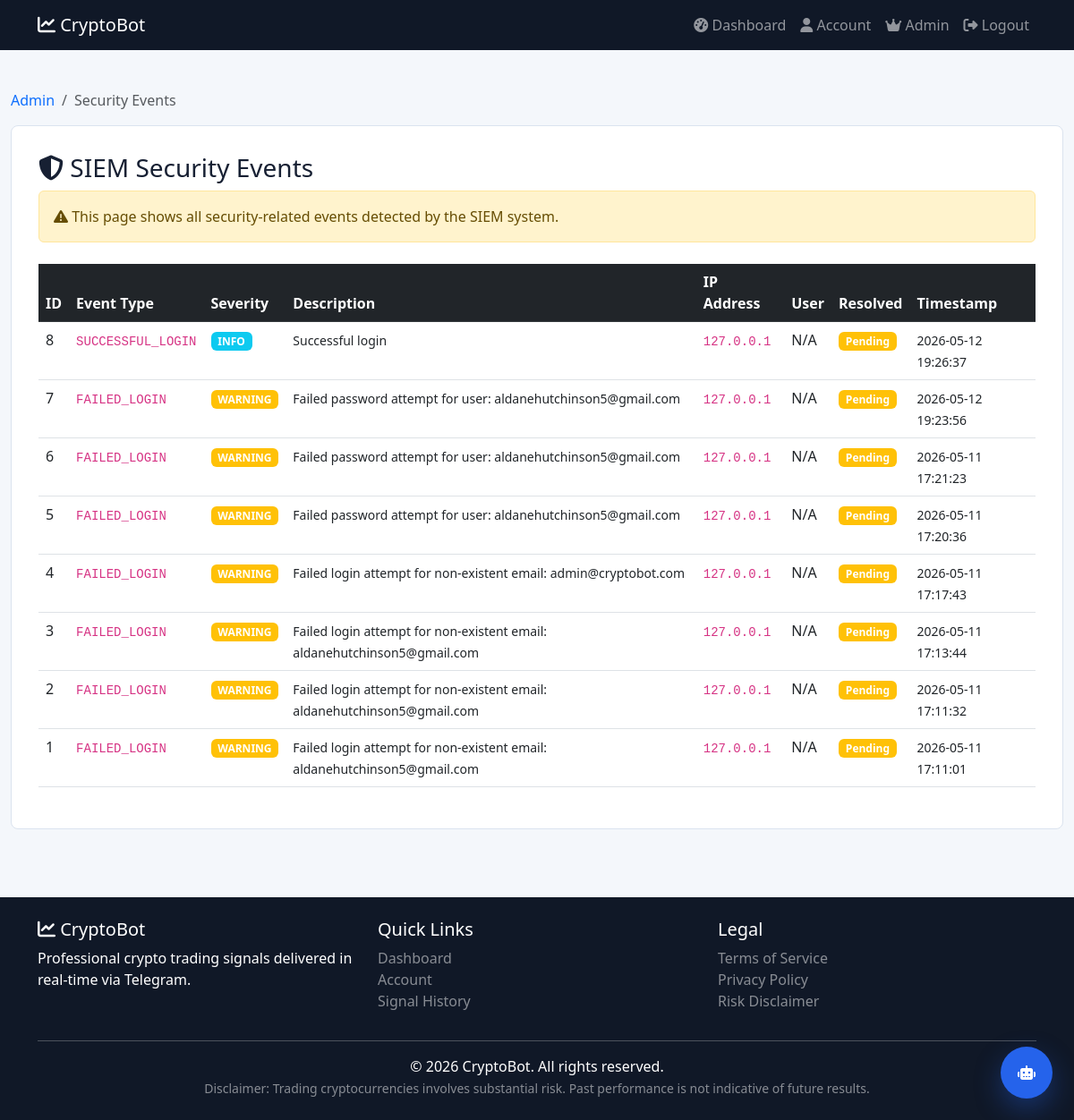
/admin/security-events (signed in), run on the app's committed database.
### database/models.py (models this page shows)
class SecurityEvent(db.Model):
    __tablename__ = 'security_events'
    id = db.Column(db.Integer, primary_key=True)
    event_type = db.Column(db.String(50), nullable=False)
    severity = db.Column(db.String(20), default='info')  # info, warning, critical
    description = db.Column(db.Text, nullable=False)
    ip_address = db.Column(db.String(45), nullable=True)
    user_id = db.Column(db.Integer, db.ForeignKey('users.id'), nullable=True)
    timestamp = db.Column(db.DateTime, default=datetime.utcnow)
    resolved = db.Column(db.Boolean, default=False)

### app.py (the view)
@app.route('/admin/security-events')
@login_required
@role_required(['super_admin'])
def security_events():
    events = SecurityEvent.query.order_by(SecurityEvent.timestamp.desc()).limit(200).all()
    return render_template('admin/security.html', events=events)

### app.py (called while the page is built)
@app.context_processor
def inject_template_globals():
    return {'current_year': datetime.utcnow().year}

@login_manager.user_loader
def load_user(user_id):
    return User.query.get(int(user_id))

### templates/admin/security.html (shortened to what this page needs)
{% extends "includes/header.html" %}
{% block content %}
<div class="dashboard-container">
    <div class="container-fluid">
        <div class="row">
            <div class="col-md-12">
                <nav aria-label="breadcrumb">
                    <ol class="breadcrumb">
                        <li class="breadcrumb-item"><a href="{{ url_for('admin_dashboard') }}">Admin</a></li>
                        <li class="breadcrumb-item active">Security Events</li>
                    </ol>
                </nav>
            </div>
        </div>
        <div class="row">
            <div class="col-md-12">
                <div class="dashboard-content">
                    <h3><i class="fas fa-shield-alt"></i> SIEM Security Events</h3>
                    <div class="alert alert-warning">
                        <i class="fas fa-exclamation-triangle"></i> This page shows all security-related events detected by the SIEM system.
                    </div>
                    <div class="table-responsive mt-4">
                        <table class="table table-hover">
                            <thead class="table-dark">
                                <tr>
                                    <th>ID</th>
                                    <th>Event Type</th>
                                    <th>Severity</th>
                                    <th>Description</th>
                                    <th>IP Address</th>
                                    <th>User</th>
                                    <th>Resolved</th>
                                    <th>Timestamp</th>
                                </tr>
                            </thead>
                            <tbody>
                                {% for event in events %}
                                <tr>
                                    <td>{{ event.id }}</td>
                                    <td><code>{{ event.event_type }}</code></td>
                                    <td>
                                        <span class="badge {% if event.severity == 'critical' %}bg-danger{% elif event.severity == 'warning' %}bg-warning{% else %}bg-info{% endif %}">
                                            {{ event.severity|upper }}
                                        </span>
                                    </td>
                                    <td><small>{{ event.description }}</small></td>
                                    <td><code>{{ event.ip_address or 'N/A' }}</code></td>
                                    <td>{{ event.user.username if event.user else 'N/A' }}</td>
                                    <td>
                                        {% if event.resolved %}
                                            <span class="badge bg-success">Resolved</span>
                                        {% else %}
                                            <span class="badge bg-warning">Pending</span>
                                        {% endif %}
                                    </td>
                                    <td><small>{{ event.timestamp.strftime('%Y-%m-%d %H:%M:%S') }}</small></td>
                                </tr>
                                {% else %}
                                <tr>
                                    <td colspan="8" class="text-center">No security events found</td>
                                </tr>
                                {% endfor %}
                            </tbody>
                        </table>
                    </div>
                </div>
            </div>
        </div>
    </div>
</div>
{% endblock %}

### static/css/style.css (style rules this page uses)
:root { --primary: #2563eb; --primary-dark: #1d4ed8; --secondary: #14b8a6; --ink: #172033; --muted: #667085; --surface: #ffffff; --soft-surface: #f4f7fb; --dark: #101827; --success: #059669; --danger: #dc2626; --warning: #f59e0b; --border: #dbe3ef; --shadow: 0 18px 45px rgba(23, 32, 51, 0.12); }
* { box-sizing: border-box; margin: 0; padding: 0; }
body { background: var(--soft-surface); color: var(--ink); font-family: "Segoe UI", Tahoma, Geneva, Verdana, sans-serif; min-height: 100vh; }
a { text-decoration: none; }
.dashboard-container { background: var(--soft-surface); min-height: calc(100vh - 80px); padding: 28px 0; }
.dashboard-sidebar, .dashboard-content { background: white; border: 1px solid var(--border); border-radius: 8px; }
.dashboard-content { padding: 30px; }

### data on the page
SecurityEvent: id "8", event_type "SUCCESSFUL_LOGIN", severity "INFO", description "Successful login", ip_address "127.0.0.1", user "N/A", resolved "Pending", timestamp "2026-05-12 19:26:37"
SecurityEvent: id "7", event_type "FAILED_LOGIN", severity "WARNING", description "Failed password attempt for user: aldanehutchinson5@gmail.com", ip_address "127.0.0.1", user "N/A", resolved "Pending", timestamp "2026-05-12 19:23:56"
SecurityEvent: id "6", event_type "FAILED_LOGIN", severity "WARNING", description "Failed password attempt for user: aldanehutchinson5@gmail.com", ip_address "127.0.0.1", user "N/A", resolved "Pending", timestamp "2026-05-11 17:21:23"
SecurityEvent: id "5", event_type "FAILED_LOGIN", severity "WARNING", description "Failed password attempt for user: aldanehutchinson5@gmail.com", ip_address "127.0.0.1", user "N/A", resolved "Pending", timestamp "2026-05-11 17:20:36"
SecurityEvent: id "4", event_type "FAILED_LOGIN", severity "WARNING", description "Failed login attempt for non-existent email: admin@cryptobot.com", ip_address "127.0.0.1", user "N/A", resolved "Pending", timestamp "2026-05-11 17:17:43"
SecurityEvent: id "3", event_type "FAILED_LOGIN", severity "WARNING", description "Failed login attempt for non-existent email: aldanehutchinson5@gmail.com", ip_address "127.0.0.1", user "N/A", resolved "Pending", timestamp "2026-05-11 17:13:44"
SecurityEvent: id "2", event_type "FAILED_LOGIN", severity "WARNING", description "Failed login attempt for non-existent email: aldanehutchinson5@gmail.com", ip_address "127.0.0.1", user "N/A", resolved "Pending", timestamp "2026-05-11 17:11:32"
SecurityEvent: id "1", event_type "FAILED_LOGIN", severity "WARNING", description "Failed login attempt for non-existent email: aldanehutchinson5@gmail.com", ip_address "127.0.0.1", user "N/A", resolved "Pending", timestamp "2026-05-11 17:11:01"
